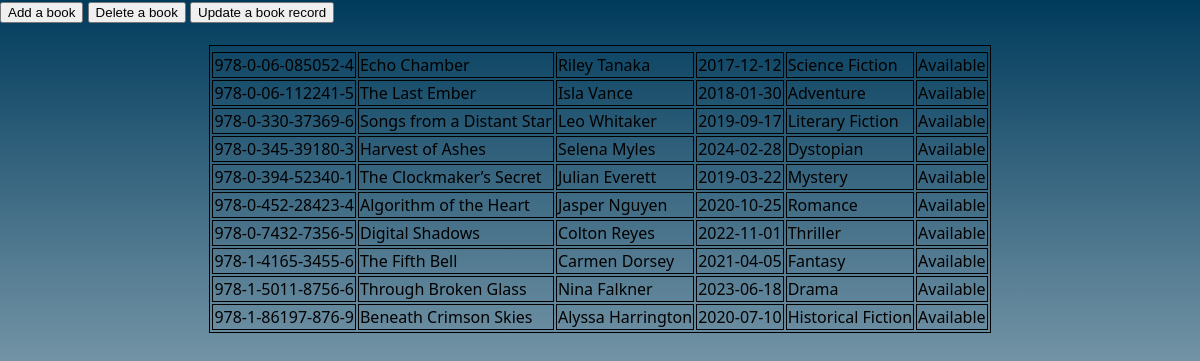
The app's page /admin.php with its own data.
### tables this page shows
CREATE TABLE BOOKS(
	ISBN varchar(17) NOT NULL,
    TITLE TINYTEXT,
    AUTHOR varchar(100),
    PUBDATE DATE,
    GENRE varchar(25),
    STATUS varchar(50) DEFAULT 'Available',
    PRIMARY KEY(ISBN)
);

### admin.php (the view, shortened to what this page needs)
<!DOCTYPE html>
<html>
<head>
    <link rel="stylesheet" href="style.css" type="text/css">
</head>
<body>
    <form method="post">
        <button name="add_book_form"> Add a book</button>
        <button name="delete_book_form"> Delete a book</button>
        <button name="update_book"> Update a book record</button>
    </form>
    <?php
    $servername = "localhost";
    $username = "root";
    $password = "";
    $database = "Library";
    $conn = new mysqli($servername, $username, $password, $database);
    $sql2 = "SELECT COLUMN_NAME FROM INFORMATION_SCHEMA.COLUMNS WHERE TABLE_SCHEMA ='Library' AND TABLE_NAME = 'BOOKS'";
    $columns = mysqli_query($conn,$sql2);
    $sql1 = "SELECT * FROM BOOKS";
    $result = mysqli_query($conn, $sql1);
    displayTable($result, $columns);
function displayTable($result, $columns) {
       if ($result->num_rows > 0) {
              echo "<br>";
              echo '<div class="center"><table>';
              echo "<thead><tr>";
              echo "<tr></thead>";
              while ($row = mysqli_fetch_assoc($result)) {
                     echo "<tbody><tr>";
                     foreach ($row as $value) {
                            echo "<td>" . $value . "</td>";
                     }
                     echo "</tr></tbody>";
              }
              echo "</table></div>";
       }
       else { echo "<p>No records found.</p>";}
}
?>
</body>
</html>

### style.css (style rules this page uses)
body { font-family: 'Segoe UI', Tahoma, Geneva, Verdana, sans-serif; background: linear-gradient(to bottom, #003B5C, #ffffff); margin: 0; padding: 0; display: flex; flex-direction: column; min-height: 100vh; }
table, th, td { border: 1px solid black; margin-left: auto; margin-right: auto; }

### records on screen
books: ISBN "978-0-06-085052-4", TITLE "Echo Chamber", AUTHOR "Riley Tanaka", PUBDATE "2017-12-12", GENRE "Science Fiction", STATUS "Available"
books: ISBN "978-0-06-112241-5", TITLE "The Last Ember", AUTHOR "Isla Vance", PUBDATE "2018-01-30", GENRE "Adventure", STATUS "Available"
books: ISBN "978-0-330-37369-6", TITLE "Songs from a Distant Star", AUTHOR "Leo Whitaker", PUBDATE "2019-09-17", GENRE "Literary Fiction", STATUS "Available"
books: ISBN "978-0-345-39180-3", TITLE "Harvest of Ashes", AUTHOR "Selena Myles", PUBDATE "2024-02-28", GENRE "Dystopian", STATUS "Available"
books: ISBN "978-0-394-52340-1", TITLE "The Clockmaker’s Secret", AUTHOR "Julian Everett", PUBDATE "2019-03-22", GENRE "Mystery", STATUS "Available"
books: ISBN "978-0-452-28423-4", TITLE "Algorithm of the Heart", AUTHOR "Jasper Nguyen", PUBDATE "2020-10-25", GENRE "Romance", STATUS "Available"
books: ISBN "978-0-7432-7356-5", TITLE "Digital Shadows", AUTHOR "Colton Reyes", PUBDATE "2022-11-01", GENRE "Thriller", STATUS "Available"
books: ISBN "978-1-4165-3455-6", TITLE "The Fifth Bell", AUTHOR "Carmen Dorsey", PUBDATE "2021-04-05", GENRE "Fantasy", STATUS "Available"
books: ISBN "978-1-5011-8756-6", TITLE "Through Broken Glass", AUTHOR "Nina Falkner", PUBDATE "2023-06-18", GENRE "Drama", STATUS "Available"
books: ISBN "978-1-86197-876-9", TITLE "Beneath Crimson Skies", AUTHOR "Alyssa Harrington", PUBDATE "2020-07-10", GENRE "Historical Fiction", STATUS "Available"
